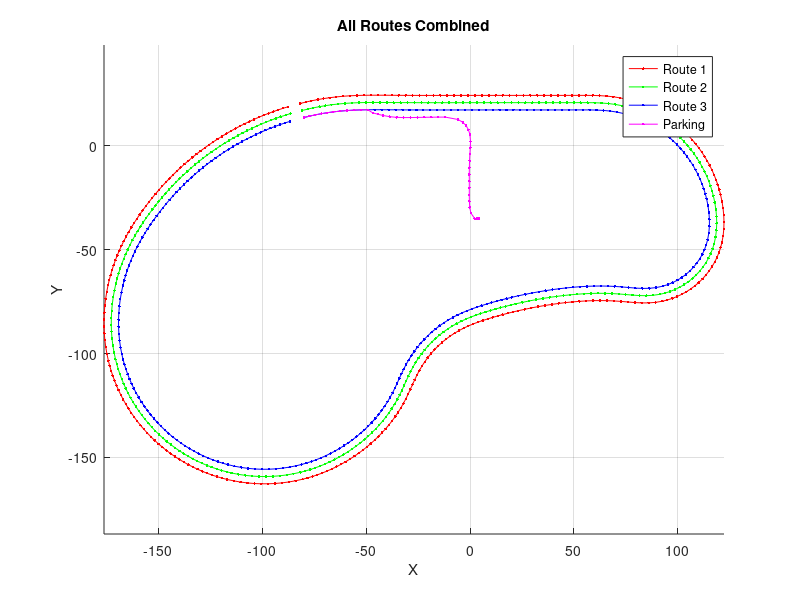

MATLAB code for this plot:
%% Load the existing filtered waypoint data
load('filtered_waypoints.mat'); 
% route1_waypoint, route2_waypoint, route3_waypoint, route_parking_waypoint

%% Modify route_parking_waypoint
route_parking_waypoint(24:end,1) = route_parking_waypoint(24:end,1) + 1;

route_parking_waypoint(41:42, :) = [];
additional_points = [
    2.2, -35.00;
    2.5, -35.15;
    3.0, -35.20;
    3.2, -35.15;
    3.4, -35.10;
    3.7, -35.05;
    3.9, -35.00;
    4.2, -35.00;
];

route_parking_waypoint = [route_parking_waypoint; additional_points];

%% Save to new file "waypoint_set.mat"
save('waypoint_set.mat', ...
    'route1_waypoint', ...
    'route2_waypoint', ...
    'route3_waypoint', ...
    'route_parking_waypoint');

figure; hold on; grid on; axis equal;

plot(route1_waypoint(:,1), route1_waypoint(:,2), 'r.-', 'DisplayName','Route 1');
plot(route2_waypoint(:,1), route2_waypoint(:,2), 'g.-', 'DisplayName','Route 2');
plot(route3_waypoint(:,1), route3_waypoint(:,2), 'b.-', 'DisplayName','Route 3');
plot(route_parking_waypoint(:,1), route_parking_waypoint(:,2), 'm.-', 'DisplayName','Parking');

legend show;
title('All Routes Combined');
xlabel('X'); ylabel('Y');

